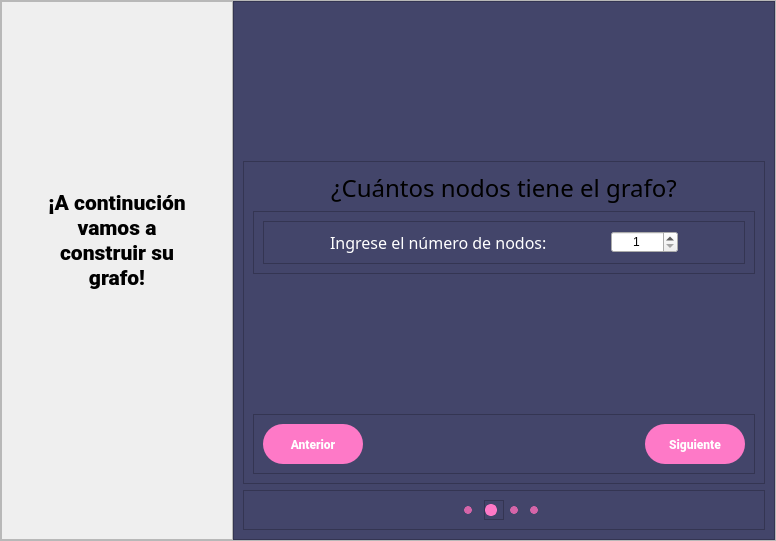
            <widget class="QWidget" name="graphinfo_page">
             <layout class="QVBoxLayout" name="verticalLayout_3">
              <property name="spacing">
               <number>0</number>
              </property>
              <property name="leftMargin">
               <number>0</number>
              </property>
              <property name="topMargin">
               <number>0</number>
              </property>
              <property name="rightMargin">
               <number>0</number>
              </property>
              <property name="bottomMargin">
               <number>0</number>
              </property>
              <item>
               <widget class="QFrame" name="content_frame">
                <property name="frameShape">
                 <enum>QFrame::StyledPanel</enum>
                </property>
                <property name="frameShadow">
                 <enum>QFrame::Raised</enum>
                </property>
                <layout class="QHBoxLayout" name="horizontalLayout_19" stretch="3,7">
                 <property name="spacing">
                  <number>0</number>
                 </property>
                 <property name="leftMargin">
                  <number>0</number>
                 </property>
                 <property name="topMargin">
                  <number>0</number>
                 </property>
                 <property name="rightMargin">
                  <number>0</number>
                 </property>
                 <property name="bottomMargin">
                  <number>0</number>
                 </property>
                 <item>
                  <widget class="QFrame" name="message_frame_2">
                   <property name="frameShape">
                    <enum>QFrame::StyledPanel</enum>
                   </property>
                   <property name="frameShadow">
                    <enum>QFrame::Raised</enum>
                   </property>
                   <layout class="QVBoxLayout" name="verticalLayout_21" stretch="0,3,0">
                    <property name="spacing">
                     <number>0</number>
                    </property>
                    <property name="leftMargin">
                     <number>30</number>
                    </property>
                    <property name="topMargin">
                     <number>30</number>
                    </property>
                    <property name="rightMargin">
                     <number>30</number>
                    </property>
                    <property name="bottomMargin">
                     <number>30</number>
                    </property>
                    <item>
                     <spacer name="verticalSpacer_9">
                      <property name="orientation">
                       <enum>Qt::Vertical</enum>
                      </property>
                      <property name="sizeHint" stdset="0">
                       <size>
                        <width>20</width>
                        <height>40</height>
                       </size>
                      </property>
                     </spacer>
                    </item>
                    <item>
                     <widget class="QLabel" name="label_10">
                      <property name="font">
                       <font>
                        <family>Roboto Black</family>
                        <pointsize>16</pointsize>
                       </font>
                      </property>
                      <property name="text">
                       <string>¡A continución vamos a construir su grafo!</string>
                      </property>
                      <property name="alignment">
                       <set>Qt::AlignCenter</set>
                      </property>
                      <property name="wordWrap">
                       <bool>true</bool>
                      </property>
                     </widget>
                    </item>
                    <item>
                     <spacer name="verticalSpacer_15">
                      <property name="orientation">
                       <enum>Qt::Vertical</enum>
                      </property>
                      <property name="sizeHint" stdset="0">
                       <size>
                        <width>20</width>
                        <height>100</height>
                       </size>
                      </property>
                     </spacer>
                    </item>
                   </layout>
                  </widget>
                 </item>
                 <item>
                  <widget class="QFrame" name="form_frame">
                   <property name="styleSheet">
                    <string notr="true">QFrame {
background-color: rgb(67, 69, 106)
}

QPushButton{
	background-color: rgb(254, 121, 199);
	color:#fff;
	border: none;
 	border-radius: 20px;
    font-weight: Bold;
	font-family: Roboto Black;
	min-width: 100px;
	min-height: 40px;
	cursor: pointer;
}

QPushButton:hover{
	background-color: rgb(214,101,169);
	color: rgb(255, 255, 255);
	border-radius: 20px;
	font-weight: Bold
}</string>
                   </property>
                   <property name="frameShape">
                    <enum>QFrame::StyledPanel</enum>
                   </property>
                   <property name="frameShadow">
                    <enum>QFrame::Raised</enum>
                   </property>
                   <layout class="QVBoxLayout" name="verticalLayout_5">
                    <item>
                     <spacer name="verticalSpacer_2">
                      <property name="orientation">
                       <enum>Qt::Vertical</enum>
                      </property>
                      <property name="sizeHint" stdset="0">
                       <size>
                        <width>20</width>
                        <height>150</height>
                       </size>
                      </property>
                     </spacer>
                    </item>
                    <item>
                     <widget class="QFrame" name="frame_5">
                      <property name="frameShape">
                       <enum>QFrame::StyledPanel</enum>
                      </property>
                      <property name="frameShadow">
                       <enum>QFrame::Raised</enum>
                      </property>
                      <layout class="QVBoxLayout" name="verticalLayout_4">
                       <item>
                        <widget class="QLabel" name="label2">
                         <property name="font">
                          <font>
                           <family>Roboto Bk</family>
                           <pointsize>18</pointsize>
                           <weight>50</weight>
                           <bold>false</bold>
                          </font>
                         </property>
                         <property name="mouseTracking">
                          <bool>false</bool>
                         </property>
                         <property name="styleSheet">
                          <string notr="true"/>
                         </property>
                         <property name="text">
                          <string>¿Cuántos nodos tiene el grafo?</string>
                         </property>
                         <property name="alignment">
                          <set>Qt::AlignCenter</set>
                         </property>
                        </widget>
                       </item>
                       <item>
                        <widget class="QFrame" name="frame_4">
                         <property name="frameShape">
                          <enum>QFrame::StyledPanel</enum>
                         </property>
                         <property name="frameShadow">
                          <enum>QFrame::Raised</enum>
                         </property>
                         <layout class="QVBoxLayout" name="verticalLayout_16">
                          <item>
                           <widget class="QFrame" name="frame_24">
                            <property name="frameShape">
                             <enum>QFrame::StyledPanel</enum>
                            </property>
                            <property name="frameShadow">
                             <enum>QFrame::Raised</enum>
                            </property>
                            <layout class="QHBoxLayout" name="horizontalLayout_12">
                             <item>
                              <spacer name="horizontalSpacer">
                               <property name="orientation">
                                <enum>Qt::Horizontal</enum>
                               </property>
                               <property name="sizeHint" stdset="0">
                                <size>
                                 <width>40</width>
                                 <height>20</height>
                                </size>
                               </property>
                              </spacer>
                             </item>
                             <item>
                              <widget class="QLabel" name="ing_node">
                               <property name="font">
                                <font>
                                 <family>Roboto Cn</family>
                                 <pointsize>12</pointsize>
                                </font>
                               </property>
                               <property name="styleSheet">
                                <string notr="true">color: #fff;</string>
                               </property>
                               <property name="text">
                                <string>Ingrese el número de nodos:</string>
                               </property>
                               <property name="alignment">
                                <set>Qt::AlignLeading|Qt::AlignLeft|Qt::AlignVCenter</set>
                               </property>
                              </widget>
                             </item>
                             <item>
                              <spacer name="horizontalSpacer_13">
                               <property name="orientation">
                                <enum>Qt::Horizontal</enum>
                               </property>
                               <property name="sizeHint" stdset="0">
                                <size>
                                 <width>40</width>
                                 <height>20</height>
                                </size>
                               </property>
                              </spacer>
                             </item>
                             <item>
                              <widget class="QSpinBox" name="nnodes">
                               <property name="alignment">
                                <set>Qt::AlignCenter</set>
                               </property>
                               <property name="minimum">
                                <number>1</number>
                               </property>
                               <property name="maximum">
                                <number>999999999</number>
                               </property>
                               <property name="value">
                                <number>1</number>
                               </property>
                              </widget>
                             </item>
                             <item>
                              <spacer name="horizontalSpacer_2">
                               <property name="orientation">
                                <enum>Qt::Horizontal</enum>
                               </property>
                               <property name="sizeHint" stdset="0">
                                <size>
                                 <width>40</width>
                                 <height>20</height>
                                </size>
                               </property>
                              </spacer>
                             </item>
                            </layout>
                           </widget>
                          </item>
                         </layout>
                        </widget>
                       </item>
                       <item>
                        <spacer name="verticalSpacer">
                         <property name="orientation">
                          <enum>Qt::Vertical</enum>
                         </property>
                         <property name="sizeHint" stdset="0">
                          <size>
                           <width>20</width>
                           <height>134</height>
                          </size>
                         </property>
                        </spacer>
                       </item>
                       <item>
                        <widget class="QFrame" name="frame_3">
                         <property name="frameShape">
                          <enum>QFrame::StyledPanel</enum>
                         </property>
                         <property name="frameShadow">
                          <enum>QFrame::Raised</enum>
                         </property>
                         <layout class="QGridLayout" name="gridLayout">
                          <item row="0" column="2">
                           <widget class="QPushButton" name="btn_infone">
                            <property name="minimumSize">
                             <size>
                              <width>100</width>
                              <height>40</height>
                             </size>
                            </property>
                            <property name="cursor">
                             <cursorShape>PointingHandCursor</cursorShape>
                            </property>
                            <property name="text">
                             <string>Siguiente</string>
                            </property>
                           </widget>
                          </item>
                          <item row="0" column="1">
                           <spacer name="horizontalSpacer_11">
                            <property name="orientation">
                             <enum>Qt::Horizontal</enum>
                            </property>
                            <property name="sizeHint" stdset="0">
                             <size>
                              <width>40</width>
                              <height>20</height>
                             </size>
                            </property>
                           </spacer>
                          </item>
                          <item row="0" column="0">
                           <widget class="QPushButton" name="page0_btn">
                            <property name="cursor">
                             <cursorShape>PointingHandCursor</cursorShape>
                            </property>
                            <property name="text">
                             <string>Anterior</string>
                            </property>
                           </widget>
                          </item>
                         </layout>
                        </widget>
                       </item>
                      </layout>
                     </widget>
                    </item>
                    <item>
                     <widget class="QFrame" name="page_frame_2">
                      <property name="styleSheet">
                       <string notr="true">QRadioButton {
    background-color:       none;
    color:                  none;
}

QRadioButton::indicator {
    width:                  6px;
    height:                 6px;
    border-radius:         3.5px;
}

QRadioButton::indicator:unchecked {
    background-color:       rgb(214,101,169);
    border:                 1px solid rgb(214,101,169);
}</string>
                      </property>
                      <property name="frameShape">
                       <enum>QFrame::StyledPanel</enum>
                      </property>
                      <property name="frameShadow">
                       <enum>QFrame::Raised</enum>
                      </property>
                      <layout class="QHBoxLayout" name="horizontalLayout_20">
                       <item>
                        <spacer name="horizontalSpacer_19">
                         <property name="orientation">
                          <enum>Qt::Horizontal</enum>
                         </property>
                         <property name="sizeHint" stdset="0">
                          <size>
                           <width>100</width>
                           <height>20</height>
                          </size>
                         </property>
                        </spacer>
                       </item>
                       <item>
                        <widget class="QRadioButton" name="radioButton_6">
                         <property name="layoutDirection">
                          <enum>Qt::LeftToRight</enum>
                         </property>
                         <property name="text">
                          <string/>
                         </property>
                         <property name="checkable">
                          <bool>false</bool>
                         </property>
                        </widget>
                       </item>
                       <item>
                        <widget class="QFrame" name="frame_23">
                         <property name="styleSheet">
                          <string notr="true">QRadioButton::indicator {
    width:                  8px;
    height:                 8px;
    border-radius:          5.5px;
}

QRadioButton::indicator:unchecked {
    background-color:       rgb(254, 121, 199);
    border:                 2px solid rgb(254, 121, 199);
}</string>
                         </property>
                         <property name="frameShape">
                          <enum>QFrame::StyledPanel</enum>
                         </property>
                         <property name="frameShadow">
                          <enum>QFrame::Raised</enum>
                         </property>
                         <layout class="QHBoxLayout" name="horizontalLayout_26">
                          <property name="spacing">
                           <number>0</number>
                          </property>
                          <property name="leftMargin">
                           <number>0</number>
                          </property>
                          <property name="topMargin">
                           <number>0</number>
                          </property>
                          <property name="rightMargin">
                           <number>0</number>
                          </property>
                          <property name="bottomMargin">
                           <number>0</number>
                          </property>
                          <item>
                           <widget class="QRadioButton" name="radioButton_5">
                            <property name="styleSheet">
                             <string notr="true"/>
                            </property>
                            <property name="text">
                             <string/>
                            </property>
                            <property name="checkable">
                             <bool>false</bool>
                            </property>
                            <property name="checked">
                             <bool>false</bool>
                            </property>
                           </widget>
                          </item>
                         </layout>
                        </widget>
                       </item>
                       <item>
                        <widget class="QRadioButton" name="radioButton_7">
                         <property name="text">
                          <string/>
                         </property>
                         <property name="checkable">
                          <bool>false</bool>
                         </property>
                        </widget>
                       </item>
                       <item>
                        <widget class="QRadioButton" name="radioButton_8">
                         <property name="text">
                          <string/>
                         </property>
                         <property name="checkable">
                          <bool>false</bool>
                         </property>
                        </widget>
                       </item>
                       <item>
                        <spacer name="horizontalSpacer_20">
                         <property name="orientation">
                          <enum>Qt::Horizontal</enum>
                         </property>
                         <property name="sizeHint" stdset="0">
                          <size>
                           <width>100</width>
                           <height>20</height>
                          </size>
                         </property>
                        </spacer>
                       </item>
                      </layout>
                     </widget>
                    </item>
                   </layout>
                  </widget>
                 </item>
                </layout>
               </widget>
              </item>
             </layout>
            </widget>
